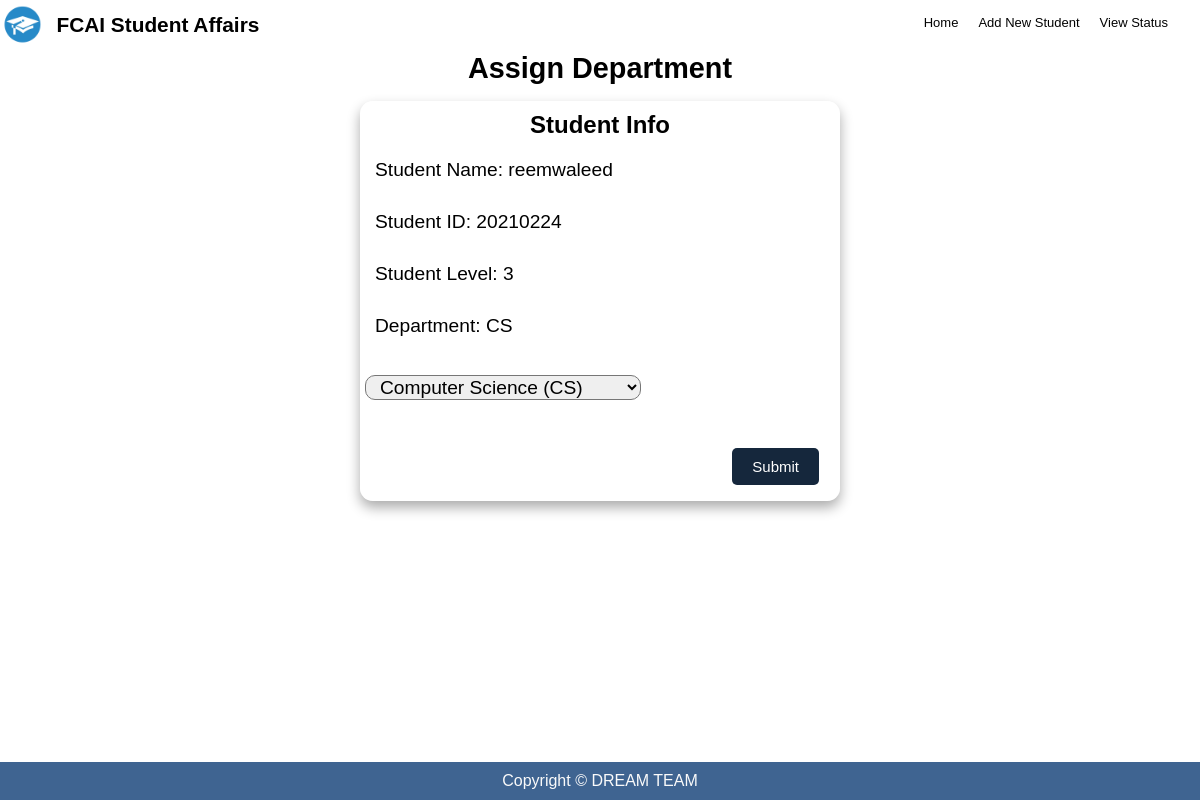
The page /assign-department/20210224/ on the database its author committed.
### students/models.py (models this page shows, shortened)
class Student(models.Model):
    name = models.CharField(max_length=50)
    status = models.CharField(max_length=25, choices=Status)
    birthDate = models.DateField()
    gpa = models.FloatField()
    phoneNumber = models.CharField(max_length=11)
    email = models.EmailField()
    gender = models.CharField(max_length=6, choices=Gender)
    level = models.CharField(max_length=1)
    department = models.CharField(max_length=25, choices=Departments)

### students/views.py (the view)
def assign_department(request, id):
    student = get_object_or_404(Student, id=id)
    if request.method == 'POST':
        department = request.POST.get('dep')
        student.department = department
        student.save()
        return HttpResponseRedirect(reverse('students:studentInfo', args=[student.id]))
    context = {'student': student}
    return render(request, 'studentDepart.html', context)

### students/templates/studentDepart.html (shortened to what this page needs)
{% extends 'base.html' %} {% block body %} <br /><br />
<section class="table__header">
  <h1 class="statusTitle">Assign Department</h1>
</section>
<form action="{% url 'students:assign-department' student.id %}" method="POST">
  <div id="assignDepartBox">
    <h2 id="depH2">Student Info</h2>
    <p id="depPargragh">Student Name: {{ student.name }}</p>
    <p id="depPargragh">Student ID: {{ student.id }}</p>
    <p id="depPargragh">Student Level: {{ student.level }}</p>
    <p id="depPargragh">Department: {{ student.department }}</p>
    <label for="dep"></label> <br />
    <select id="dep" name="dep">
      <option value="CS">Computer Science (CS)</option>
    </select>
    <div class="smallBtnArea">
      <input
        type="submit"
        value="Submit"
        onclick="return confirm('Are you sure?')"
        class="Btn"
      />
    </div>
  </div>
</form>
{% endblock body %}

### static/css/style.css (style rules this page uses)
* { margin: 0; padding: 0; box-sizing: border-box; font-family: Arial, Helvetica, sans-serif; text-decoration: none; }
body { min-height: 100vh; display: flex; flex-direction: column; background-image: url(https://i.pinimg.com/564x/b7/5f/71/b75f71b1195835a27b73673852c36546.jpg); }
.table__header { text-align: center; width: 100%; height: 15%; font-size: 1.2rem; padding: 1rem 1rem; justify-content: space-between; align-items: center; }
.smallBtnArea { position: fixed; bottom: 1rem; right: 1rem; display: flex; justify-content: center; align-items: center; }
.Btn { margin-right: 5px; background-color: #15273c; color: #fff; border: none; padding: 10px 20px; font-size: 15px; border-radius: 5px; }
#assignDepartBox { width: 40vw; height: 50vh; background-color: #fff5; backdrop-filter: blur(7px); box-shadow: 0 0.4rem 0.8rem #0005; border-radius: 0.8rem; overflow: hidden; margin: auto; }
#depH2 { text-align: center; margin: 10px; }
#depPargragh { font-size: 1.2em; padding: 10px; margin: 10px 5px; justify-content: space-between; }
#dep { display: flex; font-size: 1.2em; border-radius: 10px; padding: 0px 10px; margin: 0px 5px; }

### rows shown on the page
Student: name "reemwaleed", id "20210224", level "3", department "CS"
